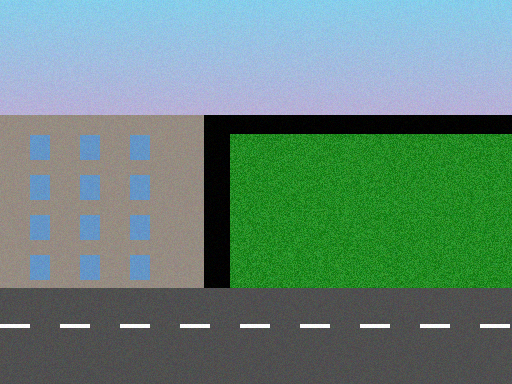
#> input picture examples/sample_input.png, 512 x 384 px
$ python -i guided_filter.py   (imports and definitions only)
#> lines starting #> are read from the running program, lines starting #| are printed output that depends on the picture
"""
GuidedFilter - 导向滤波细节注入

使用 Guided Filter 进行边缘感知的细节增强。
包含降级方案：当 opencv-contrib 不可用时 fallback 到 bilateral。
"""

import cv2
import numpy as np


# 检查 ximgproc 是否可用
_XIMGPROC_AVAILABLE = False
try:
    import cv2.ximgproc
    _XIMGPROC_AVAILABLE = True
except (ImportError, AttributeError):
    _XIMGPROC_AVAILABLE = False


class GuidedFilterEnhancer:
    """Guided Filter 细节增强器"""

    def __init__(
        self,
        radius: int = 8,
        eps: float = 0.02,
        detail_strength: float = 0.5,
        fallback_method: str = "bilateral"
    ):
        """
        初始化 Guided Filter 增强器

        Args:
            radius: 滤波半径
            eps: 正则化参数（较小值保留更多边缘）
            detail_strength: 细节增强强度
            fallback_method: 降级方法 "bilateral" | "none"
        """
        self.radius = radius
        self.eps = eps
        self.detail_strength = detail_strength
        self.fallback_method = fallback_method

        # 检查可用性
        self.use_guided = _XIMGPROC_AVAILABLE
        if not self.use_guided:
            print(f"[GuidedFilter] cv2.ximgproc not available, using fallback: {fallback_method}")

    # [4 lines left out: function is_available, not called in this run]

    def enhance(
        self,
        image: np.ndarray,
        guide: np.ndarray | None = None
    ) -> np.ndarray:
        """
        使用 Guided Filter 进行细节增强

        Args:
            image: 输入图像 float32 (H,W,3) [0,1]
            guide: 引导图像，默认使用原图

        Returns:
            增强后的图像 float32
        """
        if guide is None:
            guide = image

        if self.use_guided:
            return self._guided_filter_enhance(image, guide)
        elif self.fallback_method == "bilateral":
            return self._bilateral_enhance(image)
        else:
            return image

    def _guided_filter_enhance(
        self,
        image: np.ndarray,
        guide: np.ndarray
    ) -> np.ndarray:
        """使用 Guided Filter 进行增强"""
        # 转换为 uint8
        image_u8 = (np.clip(image, 0, 1) * 255).astype(np.uint8)
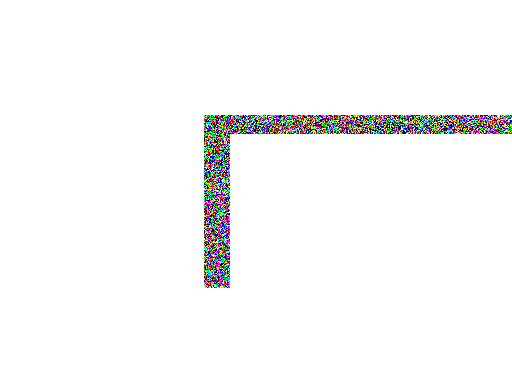
#> image_u8: shape (384, 512, 3); mean R, G, B 247.9, 247.9, 247.9
        guide_u8 = (np.clip(guide, 0, 1) * 255).astype(np.uint8)

        # 如果是彩色图像，分别处理每个通道
        if len(image_u8.shape) == 3:
            # 转换引导图为灰度
            if len(guide_u8.shape) == 3:
                guide_gray = cv2.cvtColor(guide_u8, cv2.COLOR_RGB2GRAY)
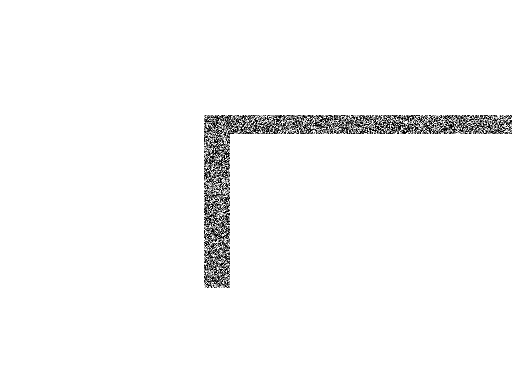
#> guide_gray: shape (384, 512); min 0, max 255, mean 247.9
            else:
                guide_gray = guide_u8

            # 应用 Guided Filter
            filtered = cv2.ximgproc.guidedFilter(
                guide=guide_gray,
                src=image_u8,
                radius=self.radius,
                eps=self.eps * 255 * 255  # eps 需要根据像素范围调整
            )
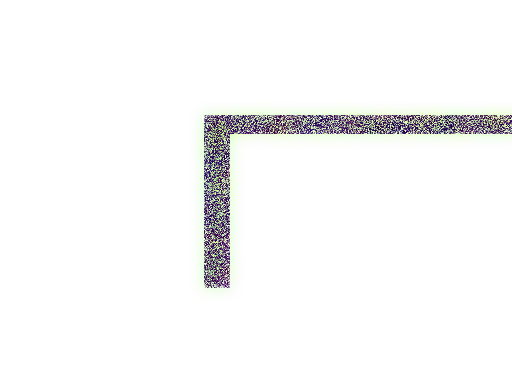
#> filtered: shape (384, 512, 3); mean R, G, B 247.9, 248, 247.9
        else:
            guide_gray = guide_u8 if len(guide_u8.shape) == 2 else cv2.cvtColor(guide_u8, cv2.COLOR_RGB2GRAY)
            filtered = cv2.ximgproc.guidedFilter(
                guide=guide_gray,
                src=image_u8,
                radius=self.radius,
                eps=self.eps * 255 * 255
            )

        # 转回 float32
        filtered_f32 = filtered.astype(np.float32) / 255.0

        # 提取细节层并增强
        # detail = original - smoothed
        # enhanced = original + strength * detail
        detail = image - filtered_f32
        enhanced = image + self.detail_strength * detail

        return np.clip(enhanced, 0, 1).astype(np.float32)
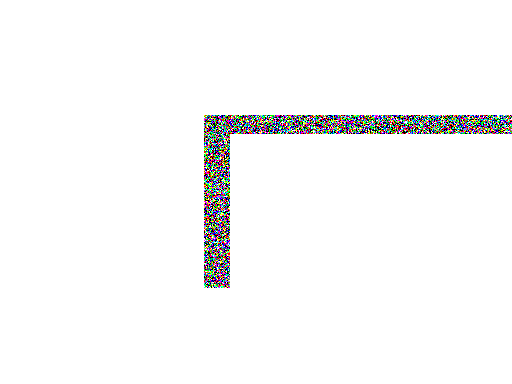
#> returned value: shape (384, 512, 3) float32; mean of channels 0, 1, 2 0.972, 0.972, 0.972; drawn as B, G, R

    # [92 lines left out: functions _bilateral_enhance, extract_detail_layer, create_guided_filter_enhancer, not called in this run]

>>> import cv2
>>> picture = cv2.cvtColor(cv2.imread('../../examples/sample_input.png'), cv2.COLOR_BGR2RGB)
>>> result = GuidedFilterEnhancer().enhance(picture)
